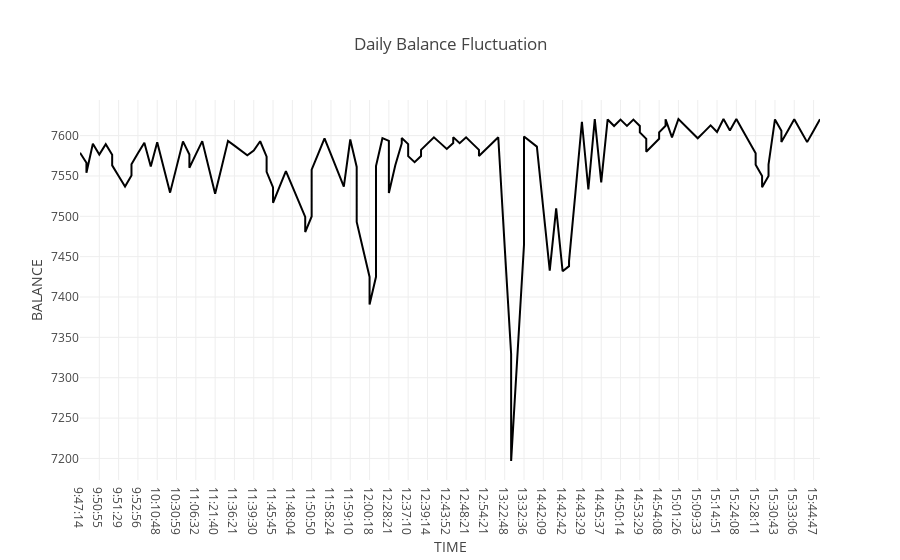

The cell this chart's notebook holds for it:
### Code cell
#craeting simple line chart plotly.express 
px.line(df, x = 'TIME', y = 'BALANCE', title = 'Daily Balance Fluctuation')

### Figure 1 — Plotly figure (JSON) as saved in the notebook; plotly's stock layout.template omitted (floating-point values rounded to 4 significant figures; data arrays with more than 128 entries replaced by an {"elided": "..."} marker saying what was removed)
{"data": [{"hovertemplate": "TIME=%{x}<br>BALANCE=%{y}<extra></extra>", "legendgroup": "", "line": {"color": "#000001", "dash": "solid"}, "marker": {"symbol": "circle"}, "mode": "lines", "name": "", "orientation": "v", "showlegend": false, "type": "scatter", "x": {"elided": "702 str values"}, "xaxis": "x", "y": {"elided": "702 str values"}, "yaxis": "y"}], "layout": {"legend": {"tracegroupgap": 0}, "title": {"text": "Daily Balance Fluctuation"}, "xaxis": {"anchor": "y", "domain": [0, 1], "title": {"text": "TIME"}}, "yaxis": {"anchor": "x", "domain": [0, 1], "title": {"text": "BALANCE"}}}}
